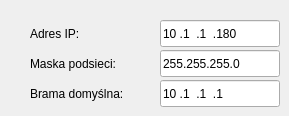
      <widget class="QWidget" name="tab_11">
       <attribute name="title">
        <string>Ethernet</string>
       </attribute>
       <widget class="QLabel" name="label_77">
        <property name="geometry">
         <rect>
          <x>30</x>
          <y>25</y>
          <width>60</width>
          <height>17</height>
         </rect>
        </property>
        <property name="text">
         <string>Adres IP:</string>
        </property>
       </widget>
       <widget class="QLabel" name="label_78">
        <property name="geometry">
         <rect>
          <x>30</x>
          <y>55</y>
          <width>110</width>
          <height>17</height>
         </rect>
        </property>
        <property name="text">
         <string>Maska podsieci:</string>
        </property>
       </widget>
       <widget class="QLabel" name="label_79">
        <property name="geometry">
         <rect>
          <x>30</x>
          <y>85</y>
          <width>120</width>
          <height>17</height>
         </rect>
        </property>
        <property name="text">
         <string>Brama domyślna:</string>
        </property>
       </widget>
       <widget class="QLineEdit" name="ipAddrEdit">
        <property name="geometry">
         <rect>
          <x>160</x>
          <y>20</y>
          <width>120</width>
          <height>27</height>
         </rect>
        </property>
        <property name="inputMask">
         <string>000.000.000.000</string>
        </property>
        <property name="text">
         <string>10.1.1.180</string>
        </property>
       </widget>
       <widget class="QLineEdit" name="maskEdit">
        <property name="geometry">
         <rect>
          <x>160</x>
          <y>50</y>
          <width>120</width>
          <height>27</height>
         </rect>
        </property>
        <property name="inputMask">
         <string>000.000.000.000</string>
        </property>
        <property name="text">
         <string>255.255.255.0</string>
        </property>
       </widget>
       <widget class="QLineEdit" name="gatewayEdit">
        <property name="geometry">
         <rect>
          <x>160</x>
          <y>80</y>
          <width>120</width>
          <height>27</height>
         </rect>
        </property>
        <property name="inputMask">
         <string>000.000.000.000</string>
        </property>
        <property name="text">
         <string>10.1.1.1</string>
        </property>
       </widget>
      </widget>
